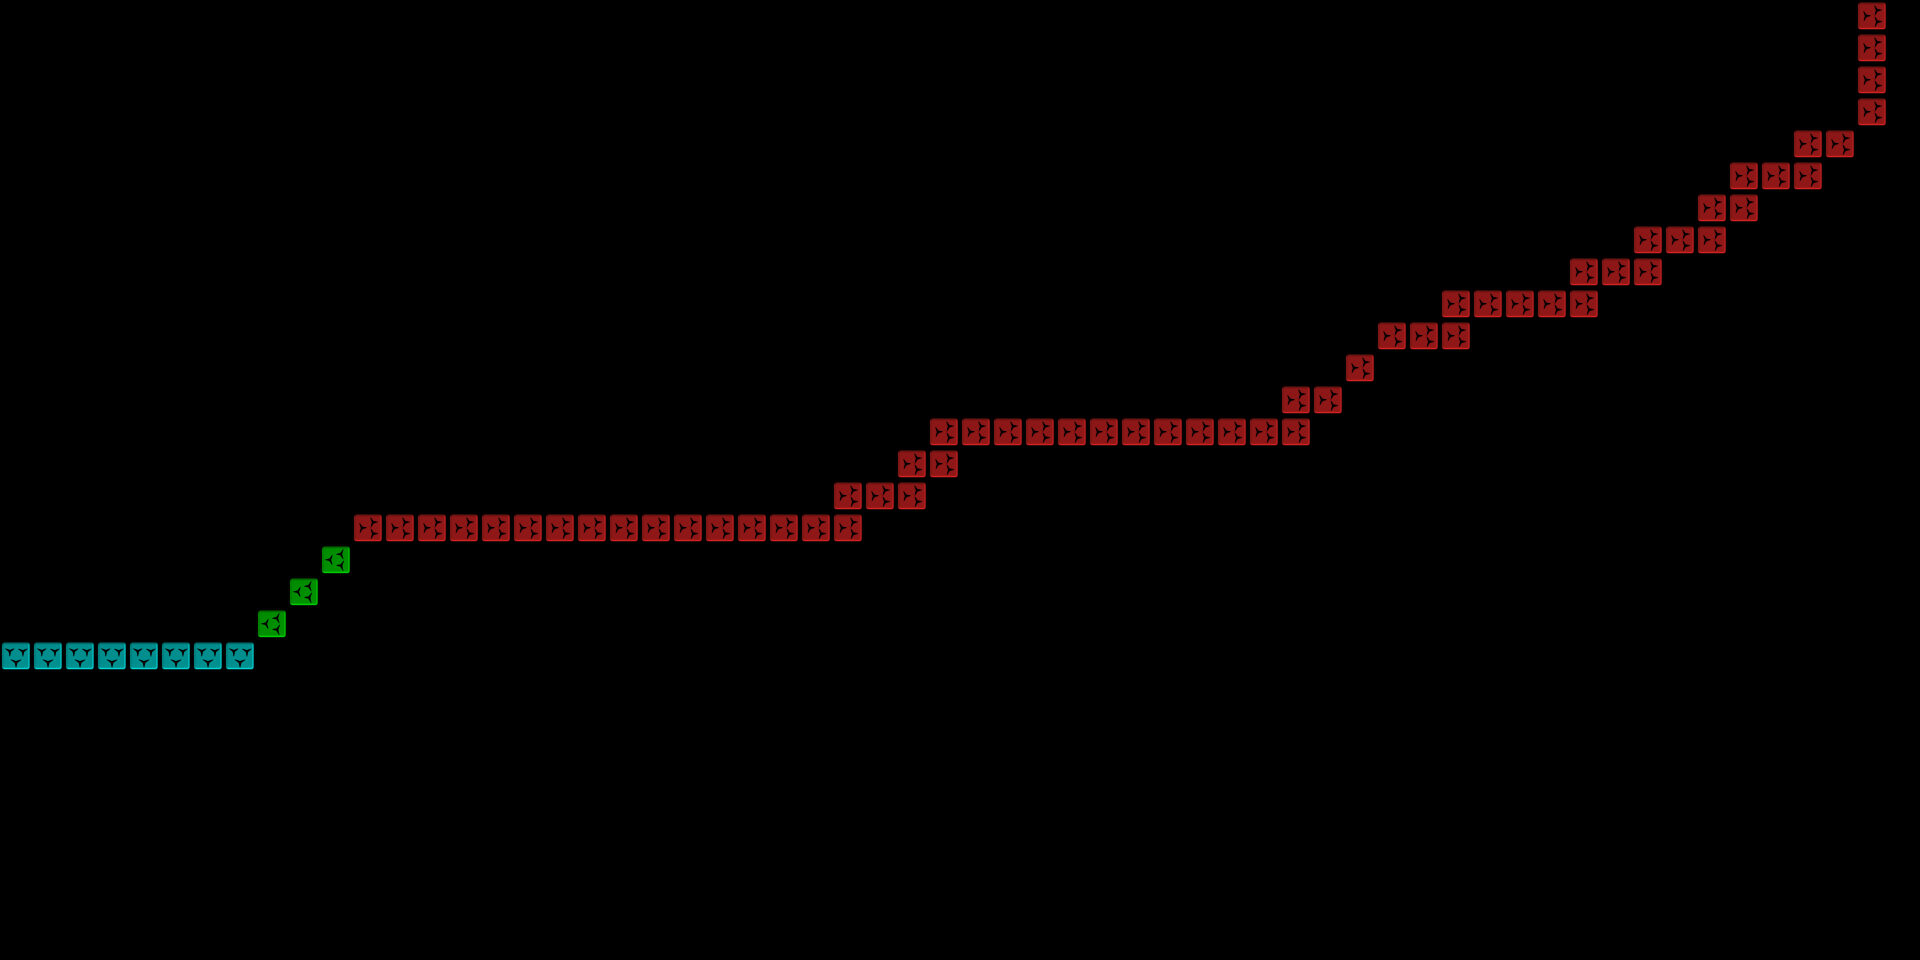

A 2D game scene composited from a Tiled map and its tileset images. What follows is a short description and the map's XML, with every tile layer's data as written:
An orthogonal 60x30 tile map with 32x32 px tiles, 1 tile layer (foreground).

<map version="1.2" tiledversion="1.3.5" orientation="orthogonal" renderorder="right-down" width="60" height="30" tilewidth="32" tileheight="32" infinite="0" nextlayerid="3" nextobjectid="1">
 <tileset firstgid="1" name="tiles" tilewidth="32" tileheight="32" tilecount="64" columns="8">
  <image source="../Textures/sheet1.png" width="256" height="256" />
 </tileset>
 <layer id="2" name="foreground" width="60" height="30">
  <data encoding="csv">
0,0,0,0,0,0,0,0,0,0,0,0,0,0,0,0,0,0,0,0,0,0,0,0,0,0,0,0,0,0,0,0,0,0,0,0,0,0,0,0,0,0,0,0,0,0,0,0,0,0,0,0,0,0,0,0,0,0,40,0,
0,0,0,0,0,0,0,0,0,0,0,0,0,0,0,0,0,0,0,0,0,0,0,0,0,0,0,0,0,0,0,0,0,0,0,0,0,0,0,0,0,0,0,0,0,0,0,0,0,0,0,0,0,0,0,0,0,0,40,0,
0,0,0,0,0,0,0,0,0,0,0,0,0,0,0,0,0,0,0,0,0,0,0,0,0,0,0,0,0,0,0,0,0,0,0,0,0,0,0,0,0,0,0,0,0,0,0,0,0,0,0,0,0,0,0,0,0,0,40,0,
0,0,0,0,0,0,0,0,0,0,0,0,0,0,0,0,0,0,0,0,0,0,0,0,0,0,0,0,0,0,0,0,0,0,0,0,0,0,0,0,0,0,0,0,0,0,0,0,0,0,0,0,0,0,0,0,0,0,40,0,
0,0,0,0,0,0,0,0,0,0,0,0,0,0,0,0,0,0,0,0,0,0,0,0,0,0,0,0,0,0,0,0,0,0,0,0,0,0,0,0,0,0,0,0,0,0,0,0,0,0,0,0,0,0,0,0,40,40,0,0,
0,0,0,0,0,0,0,0,0,0,0,0,0,0,0,0,0,0,0,0,0,0,0,0,0,0,0,0,0,0,0,0,0,0,0,0,0,0,0,0,0,0,0,0,0,0,0,0,0,0,0,0,0,0,40,40,40,0,0,0,
0,0,0,0,0,0,0,0,0,0,0,0,0,0,0,0,0,0,0,0,0,0,0,0,0,0,0,0,0,0,0,0,0,0,0,0,0,0,0,0,0,0,0,0,0,0,0,0,0,0,0,0,0,40,40,0,0,0,0,0,
0,0,0,0,0,0,0,0,0,0,0,0,0,0,0,0,0,0,0,0,0,0,0,0,0,0,0,0,0,0,0,0,0,0,0,0,0,0,0,0,0,0,0,0,0,0,0,0,0,0,0,40,40,40,0,0,0,0,0,0,
0,0,0,0,0,0,0,0,0,0,0,0,0,0,0,0,0,0,0,0,0,0,0,0,0,0,0,0,0,0,0,0,0,0,0,0,0,0,0,0,0,0,0,0,0,0,0,0,0,40,40,40,0,0,0,0,0,0,0,0,
0,0,0,0,0,0,0,0,0,0,0,0,0,0,0,0,0,0,0,0,0,0,0,0,0,0,0,0,0,0,0,0,0,0,0,0,0,0,0,0,0,0,0,0,0,40,40,40,40,40,0,0,0,0,0,0,0,0,0,0,
0,0,0,0,0,0,0,0,0,0,0,0,0,0,0,0,0,0,0,0,0,0,0,0,0,0,0,0,0,0,0,0,0,0,0,0,0,0,0,0,0,0,0,40,40,40,0,0,0,0,0,0,0,0,0,0,0,0,0,0,
0,0,0,0,0,0,0,0,0,0,0,0,0,0,0,0,0,0,0,0,0,0,0,0,0,0,0,0,0,0,0,0,0,0,0,0,0,0,0,0,0,0,40,0,0,0,0,0,0,0,0,0,0,0,0,0,0,0,0,0,
0,0,0,0,0,0,0,0,0,0,0,0,0,0,0,0,0,0,0,0,0,0,0,0,0,0,0,0,0,0,0,0,0,0,0,0,0,0,0,0,40,40,0,0,0,0,0,0,0,0,0,0,0,0,0,0,0,0,0,0,
0,0,0,0,0,0,0,0,0,0,0,0,0,0,0,0,0,0,0,0,0,0,0,0,0,0,0,0,0,40,40,40,40,40,40,40,40,40,40,40,40,0,0,0,0,0,0,0,0,0,0,0,0,0,0,0,0,0,0,0,
0,0,0,0,0,0,0,0,0,0,0,0,0,0,0,0,0,0,0,0,0,0,0,0,0,0,0,0,40,40,0,0,0,0,0,0,0,0,0,0,0,0,0,0,0,0,0,0,0,0,0,0,0,0,0,0,0,0,0,0,
0,0,0,0,0,0,0,0,0,0,0,0,0,0,0,0,0,0,0,0,0,0,0,0,0,0,40,40,40,0,0,0,0,0,0,0,0,0,0,0,0,0,0,0,0,0,0,0,0,0,0,0,0,0,0,0,0,0,0,0,
0,0,0,0,0,0,0,0,0,0,0,40,40,40,40,40,40,40,40,40,40,40,40,40,40,40,40,0,0,0,0,0,0,0,0,0,0,0,0,0,0,0,0,0,0,0,0,0,0,0,0,0,0,0,0,0,0,0,0,0,
0,0,0,0,0,0,0,0,0,0,39,0,0,0,0,0,0,0,0,0,0,0,0,0,0,0,0,0,0,0,0,0,0,0,0,0,0,0,0,0,0,0,0,0,0,0,0,0,0,0,0,0,0,0,0,0,0,0,0,0,
0,0,0,0,0,0,0,0,0,39,0,0,0,0,0,0,0,0,0,0,0,0,0,0,0,0,0,0,0,0,0,0,0,0,0,0,0,0,0,0,0,0,0,0,0,0,0,0,0,0,0,0,0,0,0,0,0,0,0,0,
0,0,0,0,0,0,0,0,39,0,0,0,0,0,0,0,0,0,0,0,0,0,0,0,0,0,0,0,0,0,0,0,0,0,0,0,0,0,0,0,0,0,0,0,0,0,0,0,0,0,0,0,0,0,0,0,0,0,0,0,
38,38,38,38,38,38,38,38,0,0,0,0,0,0,0,0,0,0,0,0,0,0,0,0,0,0,0,0,0,0,0,0,0,0,0,0,0,0,0,0,0,0,0,0,0,0,0,0,0,0,0,0,0,0,0,0,0,0,0,0,
0,0,0,0,0,0,0,0,0,0,0,0,0,0,0,0,0,0,0,0,0,0,0,0,0,0,0,0,0,0,0,0,0,0,0,0,0,0,0,0,0,0,0,0,0,0,0,0,0,0,0,0,0,0,0,0,0,0,0,0,
0,0,0,0,0,0,0,0,0,0,0,0,0,0,0,0,0,0,0,0,0,0,0,0,0,0,0,0,0,0,0,0,0,0,0,0,0,0,0,0,0,0,0,0,0,0,0,0,0,0,0,0,0,0,0,0,0,0,0,0,
0,0,0,0,0,0,0,0,0,0,0,0,0,0,0,0,0,0,0,0,0,0,0,0,0,0,0,0,0,0,0,0,0,0,0,0,0,0,0,0,0,0,0,0,0,0,0,0,0,0,0,0,0,0,0,0,0,0,0,0,
0,0,0,0,0,0,0,0,0,0,0,0,0,0,0,0,0,0,0,0,0,0,0,0,0,0,0,0,0,0,0,0,0,0,0,0,0,0,0,0,0,0,0,0,0,0,0,0,0,0,0,0,0,0,0,0,0,0,0,0,
0,0,0,0,0,0,0,0,0,0,0,0,0,0,0,0,0,0,0,0,0,0,0,0,0,0,0,0,0,0,0,0,0,0,0,0,0,0,0,0,0,0,0,0,0,0,0,0,0,0,0,0,0,0,0,0,0,0,0,0,
0,0,0,0,0,0,0,0,0,0,0,0,0,0,0,0,0,0,0,0,0,0,0,0,0,0,0,0,0,0,0,0,0,0,0,0,0,0,0,0,0,0,0,0,0,0,0,0,0,0,0,0,0,0,0,0,0,0,0,0,
0,0,0,0,0,0,0,0,0,0,0,0,0,0,0,0,0,0,0,0,0,0,0,0,0,0,0,0,0,0,0,0,0,0,0,0,0,0,0,0,0,0,0,0,0,0,0,0,0,0,0,0,0,0,0,0,0,0,0,0,
0,0,0,0,0,0,0,0,0,0,0,0,0,0,0,0,0,0,0,0,0,0,0,0,0,0,0,0,0,0,0,0,0,0,0,0,0,0,0,0,0,0,0,0,0,0,0,0,0,0,0,0,0,0,0,0,0,0,0,0,
0,0,0,0,0,0,0,0,0,0,0,0,0,0,0,0,0,0,0,0,0,0,0,0,0,0,0,0,0,0,0,0,0,0,0,0,0,0,0,0,0,0,0,0,0,0,0,0,0,0,0,0,0,0,0,0,0,0,0,0
</data>
 </layer>
</map>
